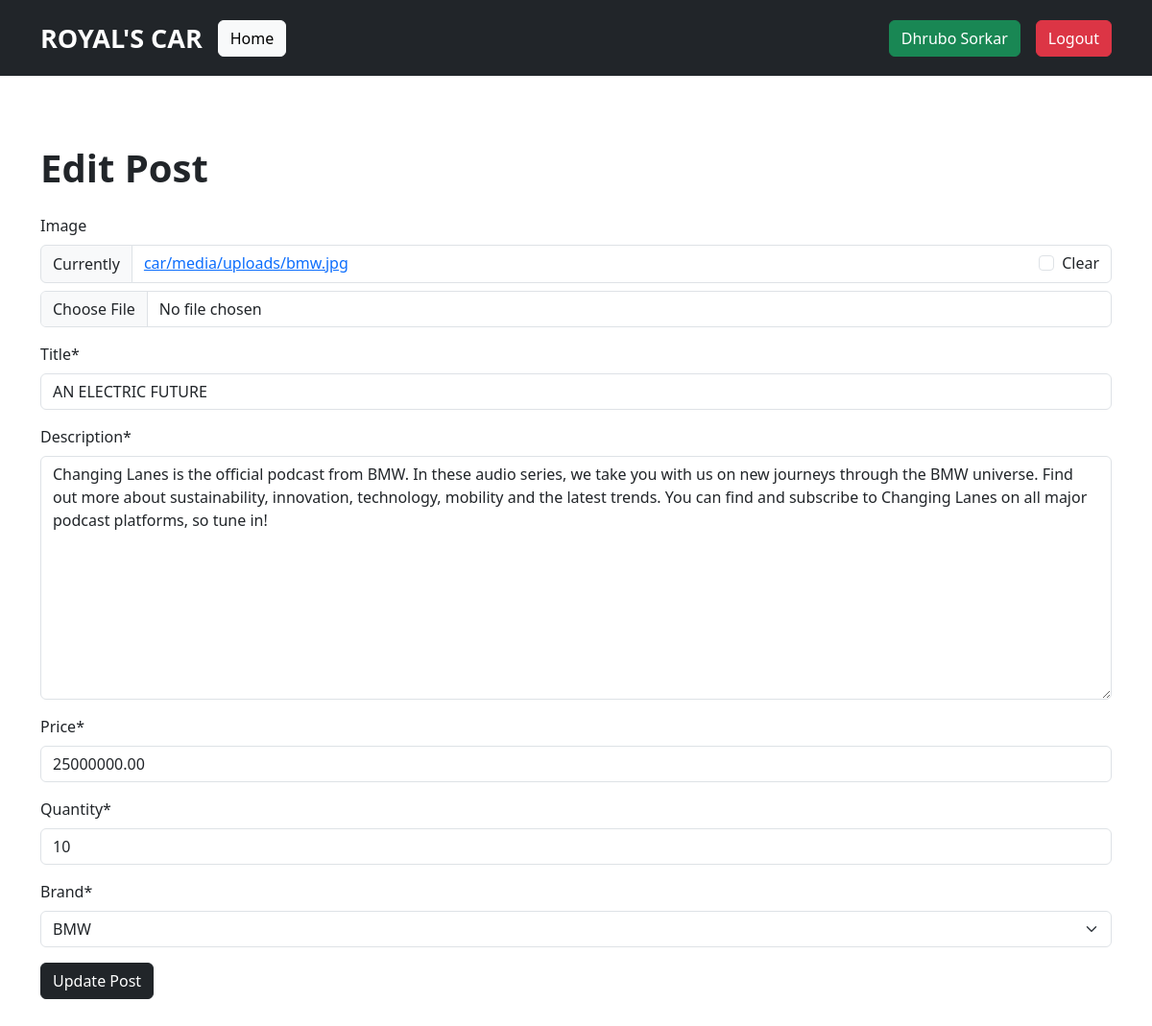
/car/edit/1 (signed in), run on an earlier commit of the app's database.
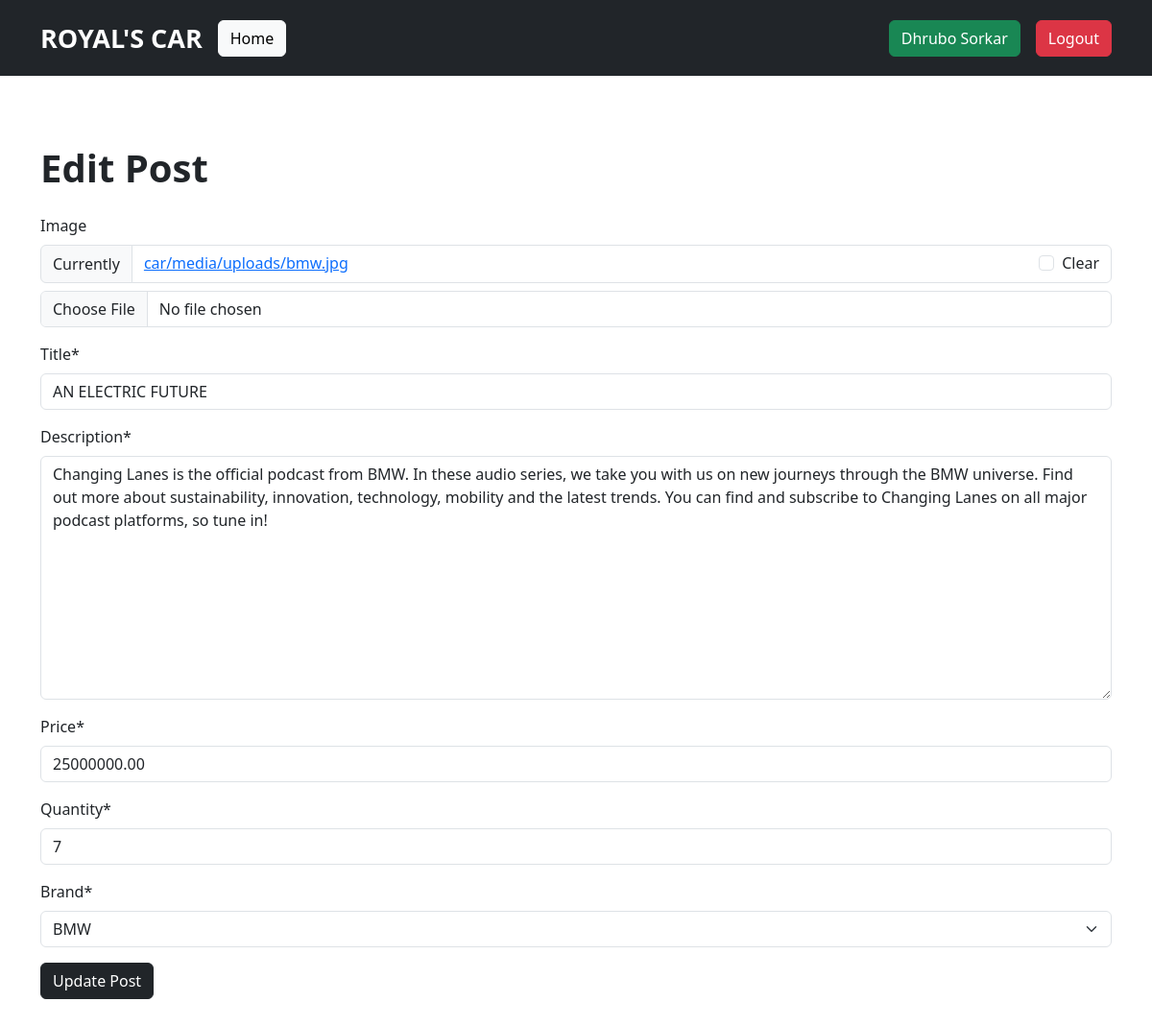
And on a later commit of the database.
### car/models.py (models this page shows, shortened)
class Car(models.Model):
    image = models.ImageField(upload_to='car/media/uploads/', blank=True, null=True)
    title = models.CharField(max_length=200)
    description = models.TextField()
    price = models.DecimalField(max_digits=10, decimal_places=2)
    quantity = models.IntegerField()
    brand = models.ForeignKey(Brand, on_delete=models.CASCADE)
    created_at = models.DateTimeField(auto_now_add=True)

### car/views.py (the view)
# urls.py: path('edit/<int:id>', EditCarView.as_view(), name='edit_car'),
@method_decorator(login_required, name='dispatch')
class EditCarView(UpdateView):
    model = Car
    form_class = CarForm
    template_name = 'edit_car.html'
    pk_url_kwarg = 'id'
    success_url = reverse_lazy('home')

### car/forms.py
class CarForm(forms.ModelForm):
    class Meta:
        model = Car
        fields = '__all__'

### brand/models.py (called while the page is built)
    def __str__(self):
        return self.name

### car/templates/edit_car.html (shortened to what this page needs)
{% extends 'base.html' %}
{% load crispy_forms_tags %}
{% block content %}
<div>
    <h1 class="mb-4 fw-bold">Edit Post</h1>
    <form method="post">
        {{form|crispy}}
        <button class="btn btn btn-dark">Update Post</button>
</div>
{% endblock %}

What changed in the data, as far as the page shows it:
changed Car "AN ELECTRIC FUTURE": quantity "10" → "7"
